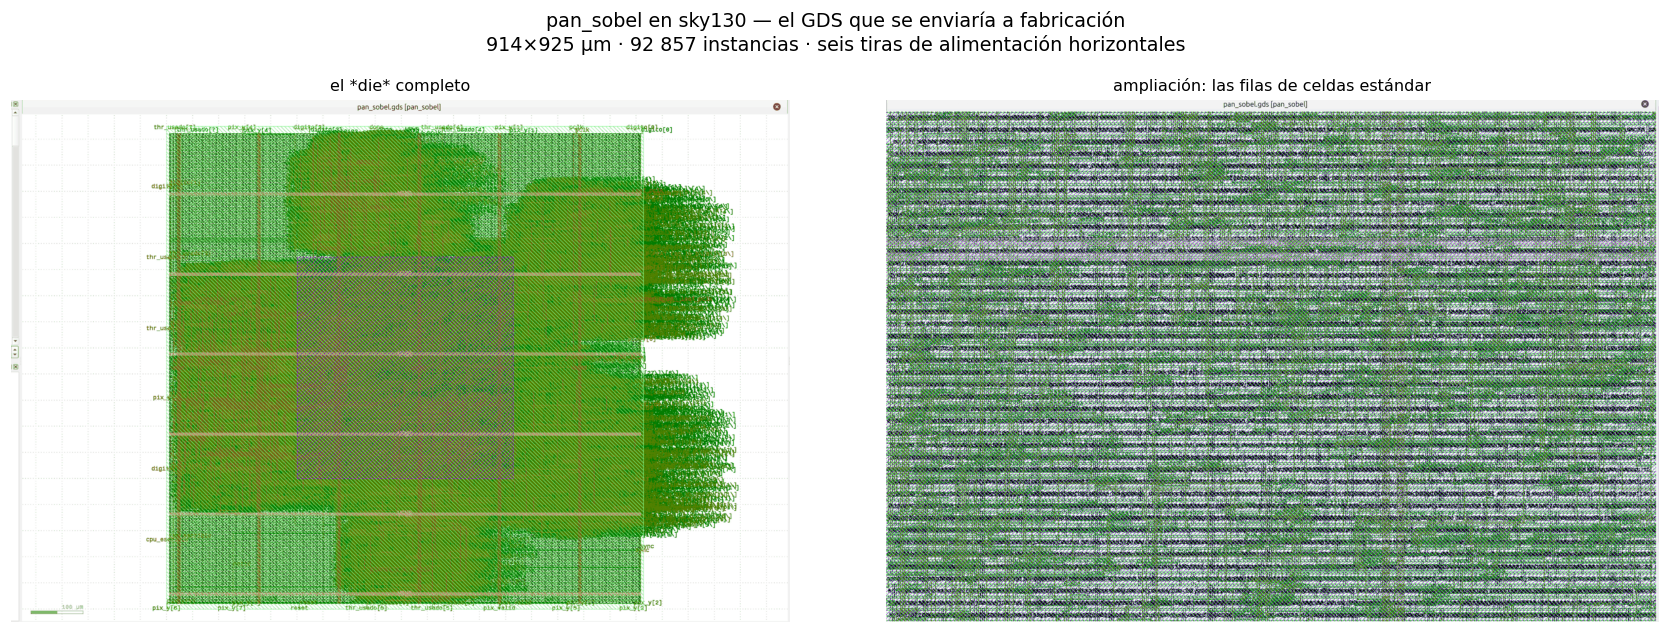

Here is the Python script that generated this plot:
# fig_gds_pan_sobel.py — el GDS de pan_sobel abierto en KLayout, con las capas de sky130A.
# Capturas de la VM (asic/pan_sky130/fotos/). Recortadas al lienzo, a media resolución
# y cuantizadas a 64 colores: de 21 MB a 1.3 MB sin perder ninguna etiqueta de pin.
import matplotlib.pyplot as plt, matplotlib.image as mpimg
plt.rcParams["figure.dpi"] = 110
F = "/Users/vic/UN/Tesis/Repository/tty_project_filter/asic/pan_sky130/fotos/"
cap = [("pan_sobel_die.png",  "el *die* completo"),
       ("pan_sobel_zoom.png", "ampliación: las filas de celdas estándar")]
fig, axes = plt.subplots(1, 2, figsize=(16, 5.6))
for ax, (n, t) in zip(axes, cap):
    ax.imshow(mpimg.imread(F + n)); ax.set_axis_off(); ax.set_title(t, fontsize=10.5)
fig.suptitle("pan_sobel en sky130 — el GDS que se enviaría a fabricación\n"
             "914×925 µm · 92 857 instancias · seis tiras de alimentación horizontales",
             fontsize=12.5, y=1.02)
plt.tight_layout(); plt.savefig("fig_gds_pan_sobel.png", dpi=110, bbox_inches="tight")
plt.show()
print("ok")
